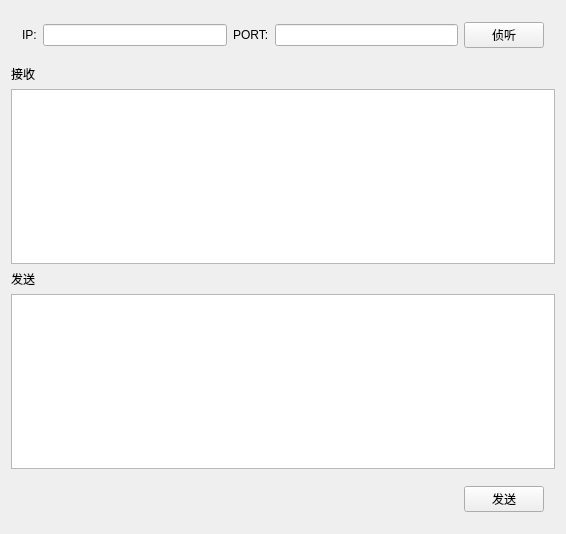
<?xml version="1.0" encoding="UTF-8"?>
<ui version="4.0">
 <class>Widget</class>
 <widget class="QWidget" name="Widget">
  <property name="geometry">
   <rect>
    <x>0</x>
    <y>0</y>
    <width>566</width>
    <height>534</height>
   </rect>
  </property>
  <property name="windowTitle">
   <string>Widget</string>
  </property>
  <layout class="QVBoxLayout" name="verticalLayout">
   <item>
    <widget class="QWidget" name="widget" native="true">
     <layout class="QHBoxLayout" name="horizontalLayout">
      <item>
       <widget class="QLabel" name="label">
        <property name="text">
         <string>IP:</string>
        </property>
       </widget>
      </item>
      <item>
       <widget class="QLineEdit" name="lineEdit_IP"/>
      </item>
      <item>
       <widget class="QLabel" name="label_2">
        <property name="text">
         <string>PORT:</string>
        </property>
       </widget>
      </item>
      <item>
       <widget class="QLineEdit" name="lineEdit_Port"/>
      </item>
      <item>
       <widget class="QPushButton" name="pushButton_Listen">
        <property name="text">
         <string>侦听</string>
        </property>
       </widget>
      </item>
     </layout>
    </widget>
   </item>
   <item>
    <widget class="QLabel" name="label_4">
     <property name="text">
      <string>接收</string>
     </property>
    </widget>
   </item>
   <item>
    <widget class="QTextEdit" name="textEdit_recv"/>
   </item>
   <item>
    <widget class="QLabel" name="label_3">
     <property name="text">
      <string>发送</string>
     </property>
    </widget>
   </item>
   <item>
    <widget class="QTextEdit" name="textEdit_send"/>
   </item>
   <item>
    <widget class="QWidget" name="widget_2" native="true">
     <layout class="QHBoxLayout" name="horizontalLayout_2">
      <item>
       <spacer name="horizontalSpacer">
        <property name="orientation">
         <enum>Qt::Horizontal</enum>
        </property>
        <property name="sizeHint" stdset="0">
         <size>
          <width>40</width>
          <height>20</height>
         </size>
        </property>
       </spacer>
      </item>
      <item>
       <widget class="QPushButton" name="pushButton_send">
        <property name="text">
         <string>发送</string>
        </property>
       </widget>
      </item>
     </layout>
    </widget>
   </item>
  </layout>
 </widget>
 <layoutdefault spacing="6" margin="11"/>
 <resources/>
 <connections/>
</ui>
